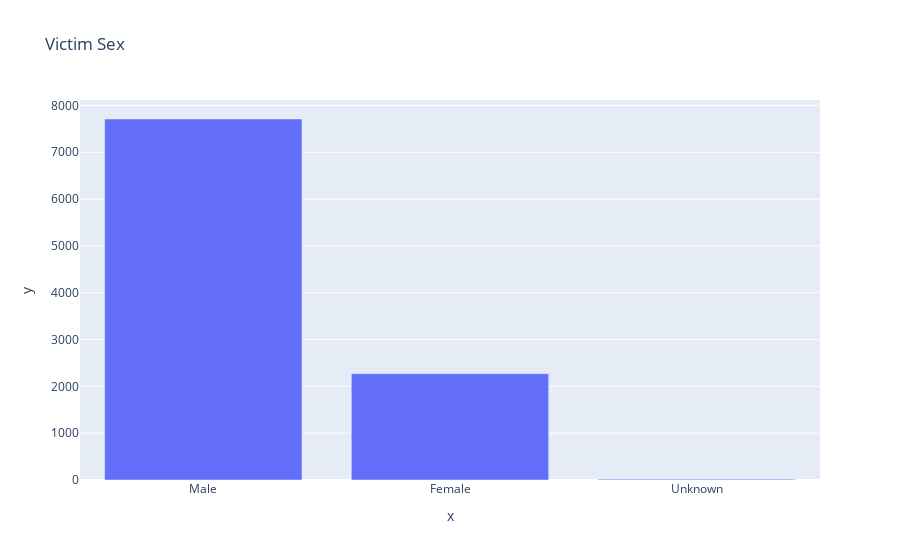

Write notebook code for a chart like this one.
### Code cell
sex = data['Victim Sex'].value_counts()
fig = px.bar(y= sex , x = sex.index , title='Victim Sex')
fig.show()

### Figure 1 — Plotly figure (JSON) as saved in the notebook; plotly's stock layout.template omitted (floating-point values rounded to 4 significant figures)
{"data": [{"alignmentgroup": "True", "hovertemplate": "x=%{x}<br>y=%{y}<extra></extra>", "legendgroup": "", "marker": {"color": "#636efa", "pattern": {"shape": ""}}, "name": "", "offsetgroup": "", "orientation": "v", "showlegend": false, "textposition": "auto", "type": "bar", "x": ["Male", "Female", "Unknown"], "xaxis": "x", "y": [7711, 2271, 18], "yaxis": "y"}], "layout": {"barmode": "relative", "legend": {"tracegroupgap": 0}, "title": {"text": "Victim Sex"}, "xaxis": {"anchor": "y", "domain": [0, 1], "title": {"text": "x"}}, "yaxis": {"anchor": "x", "domain": [0, 1], "title": {"text": "y"}}}}
